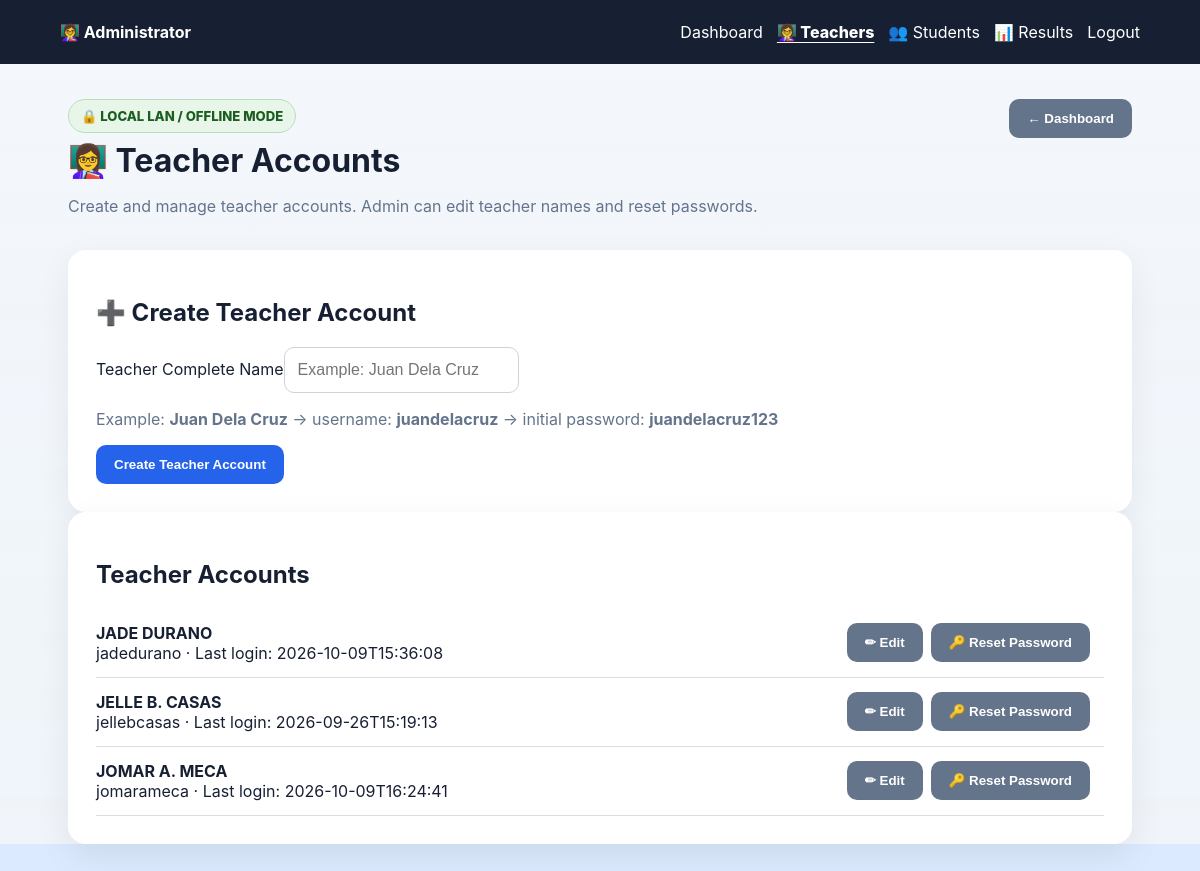
The page /admin/teachers (signed in) on the database its author committed.
### tables this page shows
CREATE TABLE users (
        id INTEGER PRIMARY KEY AUTOINCREMENT,
        username TEXT UNIQUE NOT NULL,
        password_hash TEXT NOT NULL,
        role TEXT NOT NULL DEFAULT 'student',
        grade_level INTEGER,
        full_name TEXT,
        gender TEXT
    , last_login TEXT, last_seen TEXT, password_temp INTEGER NOT NULL DEFAULT 0);

### app.py (the view)
@app.route('/admin/teachers')
def admin_teachers():
    user=require_user()
    if not user or user['role']!='admin': return redirect(url_for('login'))
    conn=db(); teachers=conn.execute("SELECT id,username,full_name,last_login FROM users WHERE role='teacher' ORDER BY full_name,username").fetchall(); conn.close()
    return render_template('teachers.html', user=user, teachers=teachers)

### app.py (called while the page is built)
def db():
    conn = sqlite3.connect(DB, timeout=30.0)
    conn.row_factory = sqlite3.Row
    conn.execute('PRAGMA foreign_keys = ON')
    conn.execute('PRAGMA busy_timeout = 30000')
    conn.execute('PRAGMA wal_autocheckpoint = 1000')
    conn.execute('PRAGMA temp_store = MEMORY')
    return conn

@app.before_request
def add_request_context():
    request._request_id = secrets.token_hex(4)

@app.after_request
def no_cache_authenticated_pages(response):
    if request.path in ('/login', '/', '/student', '/teacher', '/admin', '/session-check') or session.get('uid'):
        response.headers['Cache-Control'] = 'no-store, no-cache, must-revalidate, max-age=0'
        response.headers['Pragma'] = 'no-cache'
        response.headers['Expires'] = '0'
    response.headers['X-Quiz-Request-ID'] = getattr(request, '_request_id', '')
    return response

def current_user():
    uid = session.get('uid')
    if not uid:
        return None
    conn = db()
    user = conn.execute('SELECT * FROM users WHERE id=?', (uid,)).fetchone()
    conn.close()
    return user

def require_user():
    return current_user()

### templates/teachers.html (shortened to what this page needs)
<!doctype html><html><head><link rel="stylesheet" href="/static/style.css"></head><body><header><b>👩‍🏫 Administrator</b><nav><a href="/admin">Dashboard</a><a class="active" href="/admin/teachers">👩‍🏫 Teachers</a><a href="/admin/students">👥 Students</a><a href="/admin/results">📊 Results</a><a href="/logout">Logout</a></nav></header><main class="container"><div class="page-title"><div><div class="mode-badge">🔒 LOCAL LAN / OFFLINE MODE</div><h1>👩‍🏫 Teacher Accounts</h1><p class="muted">Create and manage teacher accounts. Admin can edit teacher names and reset passwords.</p></div><a href="/admin"><button type="button" class="secondary">← Dashboard</button></a></div><section class="card"><h2>➕ Create Teacher Account</h2><form method="post" action="/admin/create-teacher"><label>Teacher Complete Name<input name="full_name" placeholder="Example: Juan Dela Cruz" required></label><p class="muted">Example: <b>Juan Dela Cruz</b> → username: <b>juandelacruz</b> → initial password: <b>juandelacruz123</b></p><button>Create Teacher Account</button></form></section><section class="card"><h2>Teacher Accounts</h2><div id="teacherList">{% for t in teachers %}<div class="history teacher-account-row"><div class="student-main"><b>{{t['full_name']}}</b><br><span>{{t['username']}} · Last login: {{t['last_login'] or 'Never'}}</span></div><div class="actions-inline"><button type="button" class="secondary" onclick="toggleTeacherEdit({{t['id']}},true)">✏ Edit</button><form method="post" action="/admin/reset-teacher-password/{{t['id']}}" onsubmit="return confirm('Reset this teacher password? A new temporary password will be generated.')"><button class="secondary" type="submit">🔑 Reset Password</button></form></div></div>{% else %}<p class="muted">No teacher accounts yet.</p>{% endfor %}</div></section></main></body></html>

### static/style.css (style rules this page uses)
* { box-sizing:border-box }
:root { --app-bg-overlay:rgba(248,250,252,.84);--app-bg-overlay-2:rgba(241,245,249,.90);--app-bg-image:url("/static/egms-background.png?v=23bg") }
html { min-height:100%;background:#dbeafe }
body { margin:0;min-height:100vh;font-family:Inter,Arial,sans-serif;background-image:linear-gradient(180deg,var(--app-bg-overlay),var(--app-bg-overlay-2)),var(--app-bg-image);background-size:cover;background-position:center center;background-attachment:fixed;background-repeat:no-repeat;color:#172033 }
body:before { content:"";position:fixed;inset:0;pointer-events:none;z-index:-1;background:linear-gradient(180deg,rgba(255,255,255,.06),rgba(255,255,255,0)); }
header,.offline-banner,.connection-banner { backdrop-filter:saturate(120%) blur(5px) }
.card,.quizwrap .card,.login-card { background:rgba(255,255,255,.94) }
header { height:64px;background:#172033;color:white;display:flex;align-items:center;justify-content:space-between;padding:0 5%;gap:20px }
nav { display:flex;gap:14px;align-items:center }
a { color:inherit;text-decoration:none }
.container,.quizwrap { max-width:1100px;margin:35px auto;padding:0 18px }
.card { background:white;border-radius:18px;padding:28px;box-shadow:0 12px 35px #00000012 }
button { border:0;border-radius:10px;padding:12px 18px;background:#2563eb;color:white;font-weight:700;cursor:pointer }
.secondary { background:#64748b }
.history { display:grid;grid-template-columns:50px 180px 80px 1fr 70px;gap:15px;padding:15px 0;border-bottom:1px solid #ddd;align-items:center }
input { padding:13px;border:1px solid #ccd3dd;border-radius:10px;font-size:1rem }
.history { display:grid;grid-template-columns:1.5fr 1fr auto;gap:14px;padding:14px 0;border-bottom:1px solid #ddd;align-items:center }
.actions-inline { display:flex;gap:8px;align-items:center;justify-content:flex-end;flex-wrap:wrap }
.muted { color:#64748b }
.student-main { flex: 1; min-width: 220px; }
.mode-badge { display:inline-flex;align-items:center;gap:8px;margin-bottom:14px;padding:8px 12px;border-radius:999px;background:#e8f5e9;color:#1b5e20;font-weight:800;font-size:.82rem;border:1px solid #b7dfba }
header nav a.active { font-weight:800;text-decoration:underline;text-underline-offset:4px }
.page-title { display:flex;justify-content:space-between;align-items:flex-start;gap:16px;margin:8px 0 18px }
.page-title h1 { margin:4px 0 6px }
.page-title .mode-badge { margin-bottom:4px }
.teacher-account-row { align-items:center }

### rows shown on the page
users: full_name "JADE DURANO", username "jadedurano", last_login "2026-10-09T15:36:08"
users: full_name "JELLE B. CASAS", username "jellebcasas", last_login "2026-09-26T15:19:13"
users: full_name "JOMAR A. MECA", username "jomarameca", last_login "2026-10-09T16:24:41"
